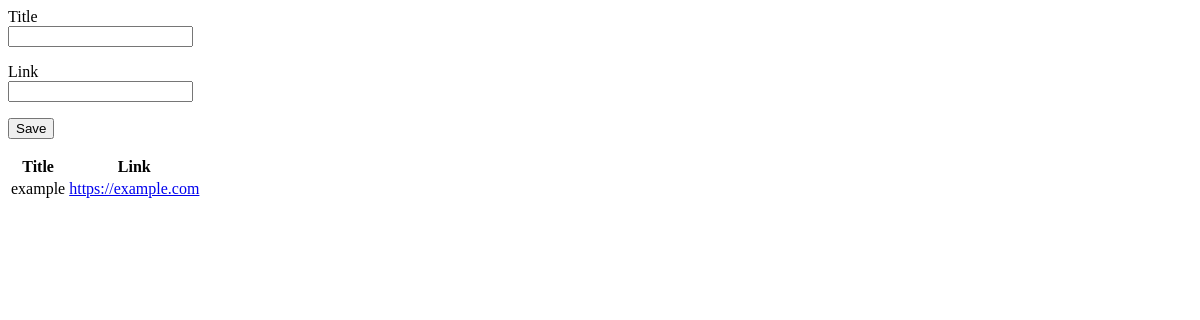
The page /index on the database as committed earlier.
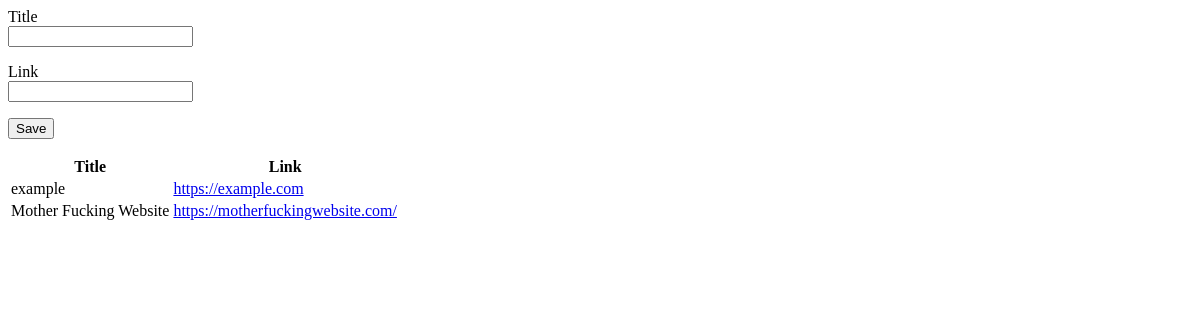
The same page on the database as committed later.
### app/models.py (models this page shows, shortened)
class Bookmarks(db.Model):
    id = db.Column(db.Integer, primary_key=True)
    title = db.Column(db.String(16), index=True, unique=True)
    link = db.Column(db.String, index=True, unique=True)
    tags = db.Column(db.String, index=True)

### app/routes.py (the view)
@app.route('/', methods=['GET', 'POST'])
@app.route('/index', methods=['GET', 'POST'])
def index():
    bookmarks = Bookmarks.query.all()
    form = BookmarkForm()
    if form.validate_on_submit():
        bookmark = Bookmarks(title=form.title.data, link=form.link.data)
        db.session.add(bookmark)
        db.session.commit()
        flash('Bookmark Saved!')
    return render_template('index.html', bookmarks=bookmarks, form=form)

### app/forms.py (shortened to what this page needs)
class BookmarkForm(FlaskForm):
    title = StringField('Title', validators=[DataRequired()])
    link = StringField('Link', validators=[DataRequired()])
    submit = SubmitField('Save')

### app/templates/index.html (shortened to what this page needs)
<html>
    <head>
    </head>
    <body>
	<form action="" method="post" novalidate>
        	<p>
            		{{ form.title.label }}<br>
			{{ form.title }}<br>
        	</p>
        	<p>
            		{{ form.link.label }}<br>
			{{ form.link }}<br>
        	</p>
        	<p>{{ form.submit() }}</p>
    	</form>
        <table>
            <thead>
                <tr>
                    <th>Title</th>
                    <th>Link</th>
                </tr>
            </thead>
            <tbody>
                {% for bookmark in bookmarks %}
                    <tr>
                        <td>{{ bookmark.title }}</td>
			<td><a href = "{{ bookmark.link }}">{{ bookmark.link }}</a></td>
                    </tr>
                {% endfor %}
            </tbody>
        </table>
    </body>
</html>

Rows that differ between the two databases and show on the page:
added Bookmarks: title "Mother Fucking Website", link "https://motherfuckingwebsite.com/"
